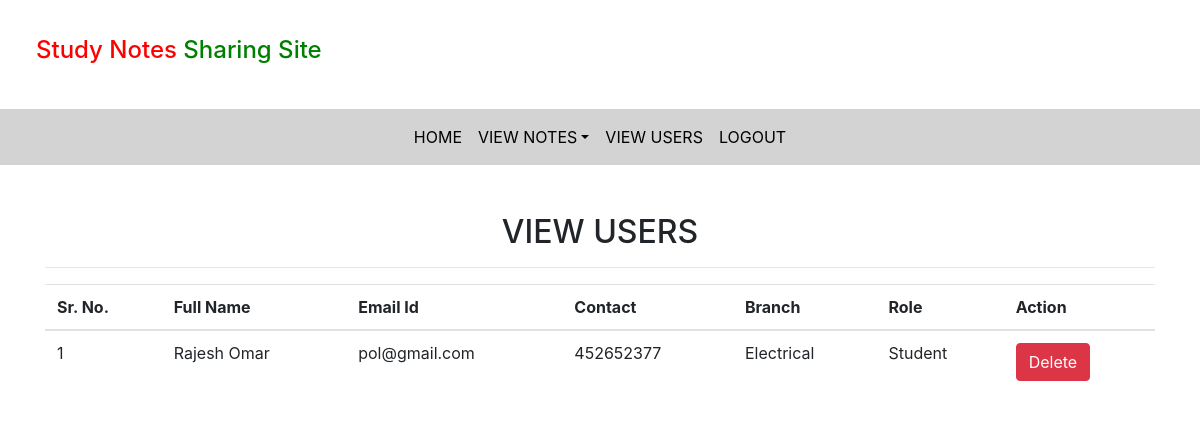
The app's page /view_users (signed in) with its own data.
### notes/models.py (models this page shows, shortened)
class Signup(models.Model):
    user = models.ForeignKey(User,on_delete=models.CASCADE)
    contact = models.CharField(max_length=10, null=True)
    branch = models.CharField(max_length=30)
    role = models.CharField(max_length=15)

### notes/views.py (the view)
# urls.py: path('view_users',view_users,name='view_users'),
def view_users(request):
    if not request.user.is_authenticated:
        return redirect('login_admin')
    users = Signup.objects.all()
    d = {'users':users,}
    return render(request,'view_users.html',d)

### notes/templates/view_users.html (shortened to what this page needs)
{% extends 'admin_nav.html' %}
{% load static %}
{% block body %}
<link rel="stylesheet" href="https://cdnjs.cloudflare.com/ajax/libs/twitter-bootstrap/4.5.2/css/bootstrap.css">
<link rel="stylesheet" href="https://cdn.datatables.net/1.11.3/css/dataTables.bootstrap4.min.css">
<div class="container mt-5">
    <h2 class="text-center">VIEW USERS</h2>
    <hr>
    <table class="table table=bordered" id="example">
        <thead>
            <tr>
                <th>Sr. No.</th>
                <th>Full Name</th>
                <th>Email Id</th>
                <th>Contact</th>
                <th>Branch</th>
                <th>Role</th>
                <th>Action</th>
            </tr>
            {% for i in users %}
            <tr>
                <td>{{forloop.counter}}</td>
                <td style="text-transform: capitalize">{{i.user.first_name}} {{i.user.last_name}}</td>
                <td>{{i.user.username}}</td>
                <td>{{i.contact}}</td>
                <td>{{i.branch}}</td>
                <td>{{i.role}}</td>
                <td><a href="{% url 'delete_users' i.user.id %}" class="btn btn-danger"
                        onclick="return confirm('Are You want to delete?')">Delete</a></td>
            </tr>
            {% endfor %}
        </thead>
    </table>
</div>
{% endblock %}

### records on screen
Signup: user.first_name "Rajesh", user.last_name "Omar", user.username "pol@gmail.com", contact "452652377", branch "Electrical", role "Student"
